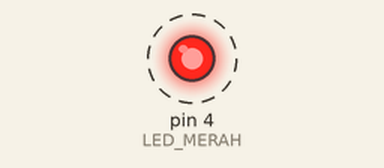
This sketch was run on a simulated Arduino Uno, built with avr-gcc and run on an emulated ATmega328P. On the bench: output pins drawn as LEDs (lit = HIGH). Dashed ring = blinking. What the sketch prints to the serial monitor is not drawn.

Above: at 0.5 s.
Timing chart, 0 to 4.6 s (numbered marks = the images above):
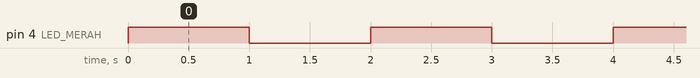

Measured:
- by itself, pin 4 (LED_MERAH): alternates HIGH for 1.0 s and LOW for 1.0 s

The sketch:

p1_led_berkedip.ino
```cpp
/*
 * BAB 8 - Program 1: LED Merah Berkedip
 * LED merah menyala 1 detik, mati 1 detik, berulang terus.
 *
 * Rangkaian: LED1 (merah) di header LED → IO4
 */

#define LED_MERAH 4  // LED merah → IO4

void setup() {
  Serial.begin(115200);
  pinMode(LED_MERAH, OUTPUT);    // IO4 menjadi output
  digitalWrite(LED_MERAH, LOW);  // mulai dalam keadaan mati

  Serial.println("BAB 8 - Program 1: LED Merah Berkedip");
}

void loop() {
  digitalWrite(LED_MERAH, HIGH);  // IO4 = HIGH → LED menyala (active-high)
  Serial.println("LED merah: NYALA");
  delay(1000);                    // tunggu 1 detik

  digitalWrite(LED_MERAH, LOW);   // IO4 = LOW → LED mati
  Serial.println("LED merah: MATI");
  delay(1000);                    // tunggu 1 detik
}
```
